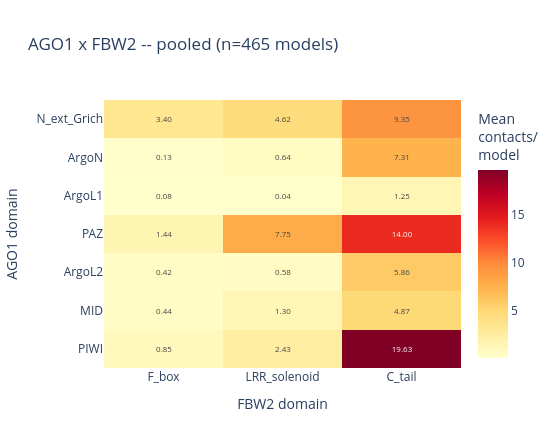

Notebook source saved alongside this figure:
### Markdown cell above
## One heatmap per couple (all backends, all clusters pooled)

### Code cell
n_models_total = df.groupby(["cluster", "fname"]).ngroups
for c in COUPLES:
    heatmap_from_matrix(
        couple_matrix(df, c, n_models_total), c,
        f"{RECEPTOR_NAME} x {LIGAND_CHAIN_NAMES[c]} -- pooled (n={n_models_total} models)",
        f"{RECEPTOR_NAME.lower()}_{LIGAND_CHAIN_NAMES[c].lower()}_heatmap_pooled.html")

### Figure 1 — Plotly figure (JSON) as saved in the notebook; plotly's stock layout.template omitted (floating-point values rounded to 4 significant figures)
{"data": [{"colorbar": {"title": {"text": "Mean<br>contacts/<br>model"}}, "colorscale": [[0.0, "rgb(255,255,204)"], [0.125, "rgb(255,237,160)"], [0.25, "rgb(254,217,118)"], [0.375, "rgb(254,178,76)"], [0.5, "rgb(253,141,60)"], [0.625, "rgb(252,78,42)"], [0.75, "rgb(227,26,28)"], [0.875, "rgb(189,0,38)"], [1.0, "rgb(128,0,38)"]], "hovertemplate": "AGO1: %{y}<br>FBW2: %{x}<br>%{z:.3f} contacts/model<extra></extra>", "text": [["3.40", "4.62", "9.35"], ["0.13", "0.64", "7.31"], ["0.08", "0.04", "1.25"], ["1.44", "7.75", "14.00"], ["0.42", "0.58", "5.86"], ["0.44", "1.30", "4.87"], ["0.85", "2.43", "19.63"]], "textfont": {"size": 8}, "texttemplate": "%{text}", "type": "heatmap", "x": ["F_box", "LRR_solenoid", "C_tail"], "y": ["N_ext_Grich", "ArgoN", "ArgoL1", "PAZ", "ArgoL2", "MID", "PIWI"], "z": [[3.398, 4.622, 9.351], [0.129, 0.6366, 7.308], [0.07957, 0.04301, 1.252], [1.437, 7.753, 14.0], [0.4151, 0.5763, 5.858], [0.4387, 1.297, 4.867], [0.8473, 2.426, 19.63]]}], "layout": {"height": 448, "title": {"text": "AGO1 x FBW2 -- pooled (n=465 models)"}, "width": 560, "xaxis": {"title": {"text": "FBW2 domain"}}, "yaxis": {"autorange": "reversed", "title": {"text": "AGO1 domain"}}}}
